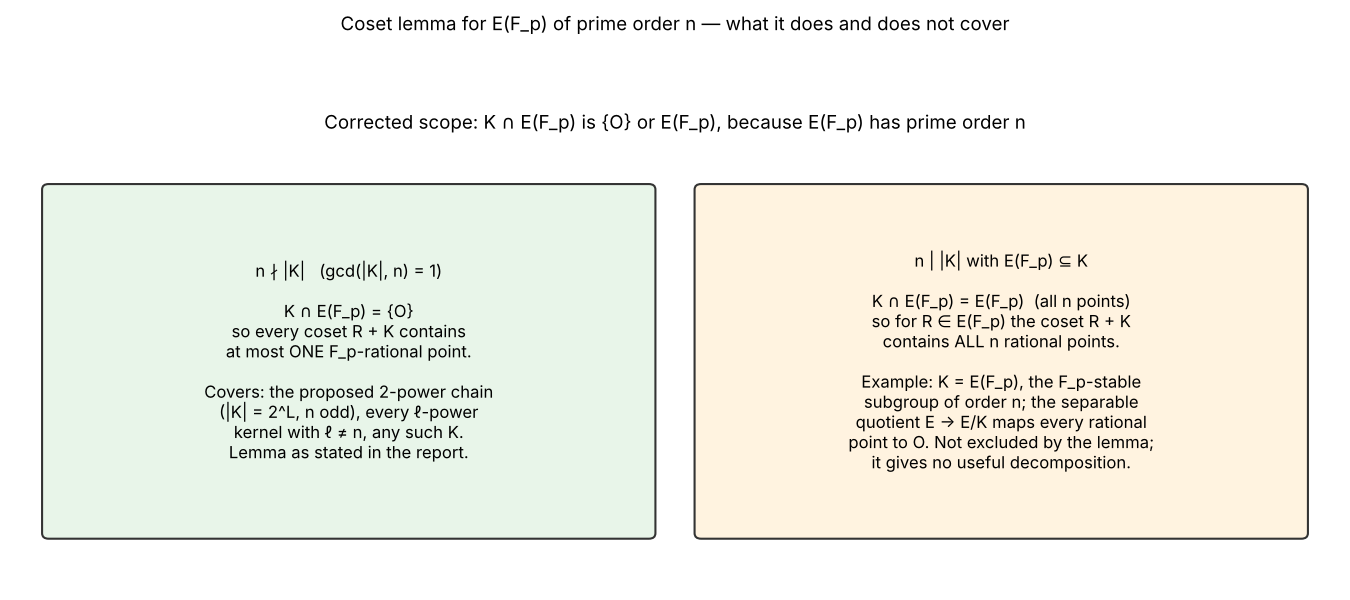

Reproduce this figure in Python.
# Draws diagram_qualified.svg/png for QUALIFICATION-20261019: the corrected scope of the coset lemma. Run from this directory.
import matplotlib; matplotlib.use("Agg")
import matplotlib.pyplot as plt
from matplotlib.patches import FancyBboxPatch
fig, ax = plt.subplots(figsize=(9, 4.0)); ax.axis("off"); ax.set_xlim(0, 10); ax.set_ylim(0, 4.6)
def box(x, y, w, h, text, fc):
    ax.add_patch(FancyBboxPatch((x, y), w, h, boxstyle="round,pad=0.05", fc=fc, ec="#333", lw=1))
    ax.text(x + w/2, y + h/2, text, ha="center", va="center", fontsize=8)
box(0.2, 0.4, 4.6, 3.1, "n ∤ |K|   (gcd(|K|, n) = 1)\n\nK ∩ E(F_p) = {O}\nso every coset R + K contains\nat most ONE F_p-rational point.\n\nCovers: the proposed 2-power chain\n(|K| = 2^L, n odd), every ℓ-power\nkernel with ℓ ≠ n, any such K.\nLemma as stated in the report.", "#e8f5e9")
box(5.2, 0.4, 4.6, 3.1, "n | |K| with E(F_p) ⊆ K\n\nK ∩ E(F_p) = E(F_p)  (all n points)\nso for R ∈ E(F_p) the coset R + K\ncontains ALL n rational points.\n\nExample: K = E(F_p), the F_p-stable\nsubgroup of order n; the separable\nquotient E → E/K maps every rational\npoint to O. Not excluded by the lemma;\nit gives no useful decomposition.", "#fff3e0")
ax.text(5.0, 4.05, "Corrected scope: K ∩ E(F_p) is {O} or E(F_p), because E(F_p) has prime order n", ha="center", fontsize=9)
fig.suptitle("Coset lemma for E(F_p) of prime order n — what it does and does not cover", fontsize=9)
fig.tight_layout()
for e in ("svg", "png"): fig.savefig(f"diagram_qualified.{e}", dpi=150)
